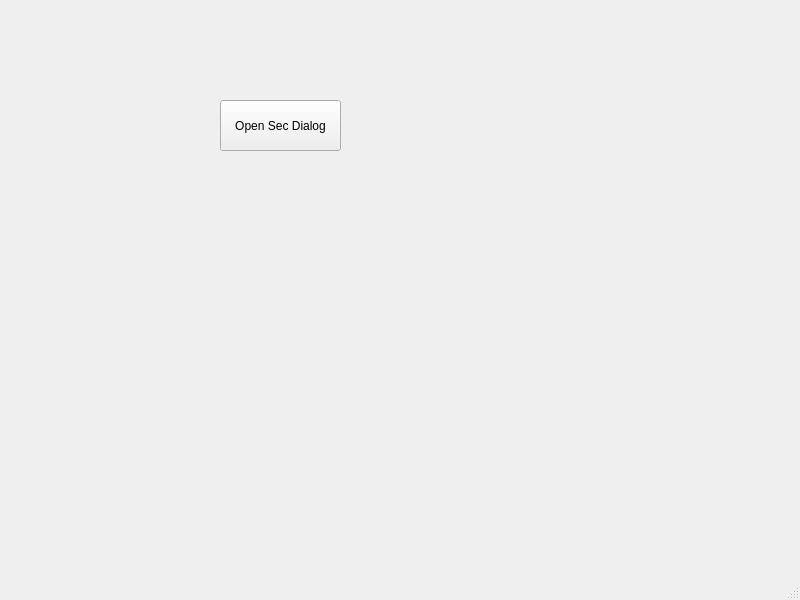
<?xml version="1.0" encoding="UTF-8"?>
<ui version="4.0">
 <class>MainWindow</class>
 <widget class="QMainWindow" name="MainWindow">
  <property name="geometry">
   <rect>
    <x>0</x>
    <y>0</y>
    <width>800</width>
    <height>600</height>
   </rect>
  </property>
  <property name="windowTitle">
   <string>MainWindow</string>
  </property>
  <widget class="QWidget" name="centralwidget">
   <widget class="QPushButton" name="pushButton">
    <property name="geometry">
     <rect>
      <x>220</x>
      <y>100</y>
      <width>121</width>
      <height>51</height>
     </rect>
    </property>
    <property name="text">
     <string>Open Sec Dialog</string>
    </property>
   </widget>
  </widget>
  <widget class="QMenuBar" name="menubar">
   <property name="geometry">
    <rect>
     <x>0</x>
     <y>0</y>
     <width>800</width>
     <height>22</height>
    </rect>
   </property>
  </widget>
  <widget class="QStatusBar" name="statusbar"/>
 </widget>
 <resources/>
 <connections/>
</ui>
